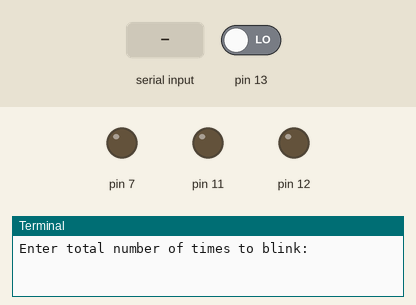
This program was run on a simulated Raspberry Pi (header pin numbers). Shown: output pins drawn as LEDs (lit = HIGH), the last lines printed to the terminal. The inputs (shaded band) are chosen by the test bench; at power-on: pin 13 LOW.

Above: at 1.2 s.
1.3 s: "5" typed at the terminal
2.8 s: "90" typed at the terminal
At 3.8 s:
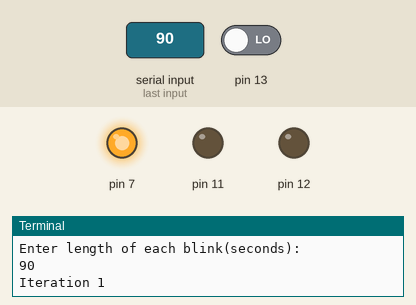
Timing chart, 0 to 5.8 s (numbered marks = the images above; inputs shaded):
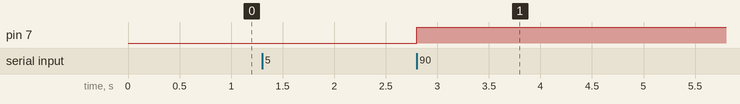

Measured:
- after the input at 2.8 s, pin 7: LOW → HIGH at once

The program:

led4_event.py
```python
## Blink 3 LEDs
##   http://www.thirdeyevis.com/pi-page-2.php
## PLUS event detection
##   http://sourceforge.net/p/raspberry-gpio-python/wiki/Inputs/

import RPi.GPIO as GPIO ## Import GPIO library
import time ## Import 'time' library. Allows us to use 'sleep'

GPIO.setmode(GPIO.BOARD) ## Use board pin numbering
GPIO.setup(7,  GPIO.OUT) ## Setup GPIO Pin 7 to OUT
GPIO.setup(11, GPIO.OUT)
GPIO.setup(12, GPIO.OUT)
GPIO.setup(13, GPIO.IN)

GPIO.add_event_detect(13, GPIO.RISING)  # add rising edge detection on a channel
## do_something()
if GPIO.event_detected(13):
    print('Button pressed')

##Define a function named Blink()
def Blink(numTimes,speed):
  for i in range(0,numTimes):## Run loop numTimes
    print "Iteration " + str(i+1)## Print current loop
    GPIO.output(7,True)## Switch on pin 7
    time.sleep(speed)
    GPIO.output(7,False)
    GPIO.output(11,True)
    time.sleep(speed)
    GPIO.output(11,False)
    GPIO.output(12,True)
    time.sleep(speed)
    GPIO.output(12,False)
    time.sleep(speed)
  print "Done" ## When loop is complete, print "Done"
  GPIO.cleanup()

## Ask user for total number of blinks and length of each blink
iterations = raw_input("Enter total number of times to blink: ")
speed = raw_input("Enter length of each blink(seconds): ")

## Start Blink() function. Convert user input from strings to numeric data types and pass to Blink() as parameters
Blink(int(iterations),float(speed))
```
